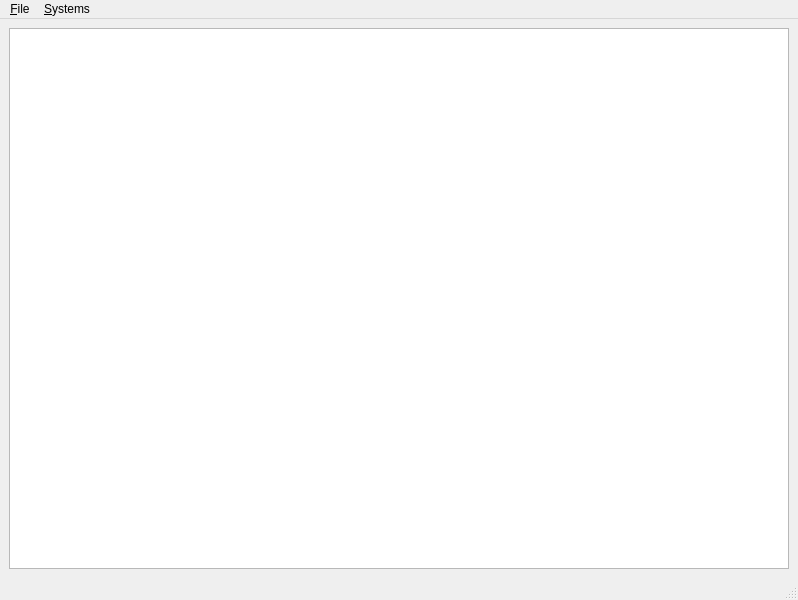
<?xml version="1.0" encoding="UTF-8"?>
<ui version="4.0">
 <class>UnwrapGUI</class>
 <widget class="QMainWindow" name="UnwrapGUI">
  <property name="geometry">
   <rect>
    <x>0</x>
    <y>0</y>
    <width>798</width>
    <height>600</height>
   </rect>
  </property>
  <property name="windowTitle">
   <string>MainWindow</string>
  </property>
  <widget class="QWidget" name="centralwidget">
   <layout class="QHBoxLayout" name="horizontalLayout">
    <item>
     <widget class="QGraphicsView" name="_graphicsView">
      <property name="autoFillBackground">
       <bool>false</bool>
      </property>
      <property name="backgroundBrush">
       <brush brushstyle="SolidPattern">
        <color alpha="255">
         <red>0</red>
         <green>0</green>
         <blue>0</blue>
        </color>
       </brush>
      </property>
      <property name="foregroundBrush">
       <brush brushstyle="NoBrush">
        <color alpha="255">
         <red>0</red>
         <green>0</green>
         <blue>0</blue>
        </color>
       </brush>
      </property>
     </widget>
    </item>
   </layout>
  </widget>
  <widget class="QMenuBar" name="menubar">
   <property name="geometry">
    <rect>
     <x>0</x>
     <y>0</y>
     <width>798</width>
     <height>25</height>
    </rect>
   </property>
   <widget class="QMenu" name="_mnuFile">
    <property name="title">
     <string>&amp;File</string>
    </property>
    <addaction name="_mnuFileOpen"/>
    <addaction name="_mnuFileOpenMask"/>
    <addaction name="_mnuFileSave"/>
    <addaction name="_mnuFileClose"/>
    <addaction name="separator"/>
    <addaction name="_mnuFileQuit"/>
   </widget>
   <widget class="QMenu" name="_mnuSystems">
    <property name="title">
     <string>&amp;Systems</string>
    </property>
    <addaction name="_mnuPhaseUnwrapping"/>
    <addaction name="_mnuPhaseDemodulation"/>
   </widget>
   <addaction name="_mnuFile"/>
   <addaction name="_mnuSystems"/>
  </widget>
  <widget class="QStatusBar" name="statusbar"/>
  <action name="_mnuFileOpen">
   <property name="text">
    <string>&amp;Open</string>
   </property>
  </action>
  <action name="_mnuFileSave">
   <property name="text">
    <string>&amp;Save</string>
   </property>
  </action>
  <action name="_mnuFileQuit">
   <property name="text">
    <string>&amp;Quit</string>
   </property>
  </action>
  <action name="_mnuFileClose">
   <property name="text">
    <string>&amp;Close</string>
   </property>
  </action>
  <action name="_mnuFileOpenMask">
   <property name="text">
    <string>Open &amp;mask</string>
   </property>
  </action>
  <action name="_mnuPhaseUnwrapping">
   <property name="text">
    <string>Phase &amp;unwrapping</string>
   </property>
  </action>
  <action name="_mnuPhaseDemodulation">
   <property name="text">
    <string>Phase &amp;demodulation</string>
   </property>
  </action>
 </widget>
 <resources/>
 <connections/>
</ui>
